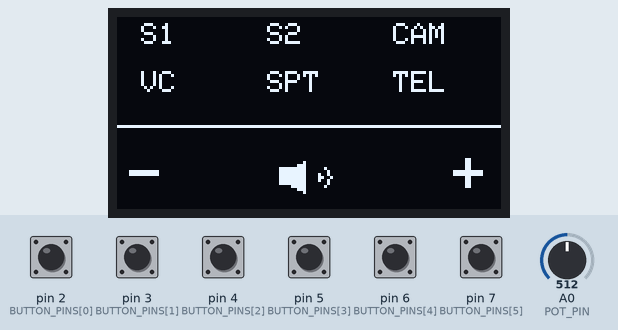
A sketch run on a simulated Arduino Uno, built with avr-gcc and run on an emulated ATmega328P. Parts: 128×64 one-colour display. The test bench sets the inputs (shaded band); at power-on: pin 2 (BUTTON_PINS[0]), pin 3 (BUTTON_PINS[1]), pin 4 (BUTTON_PINS[2]), pin 5 (BUTTON_PINS[3]), pin 6 (BUTTON_PINS[4]), pin 7 (BUTTON_PINS[5]) HIGH, A0 (POT_PIN) = 512. What the sketch prints to the serial monitor is not drawn.

Above: at 1.2 s.
1.3 s: A0 (POT_PIN) set to 716
2.8 s: A0 (POT_PIN) set to 306
4.3 s: A0 (POT_PIN) set to 0
At 5.1 s:
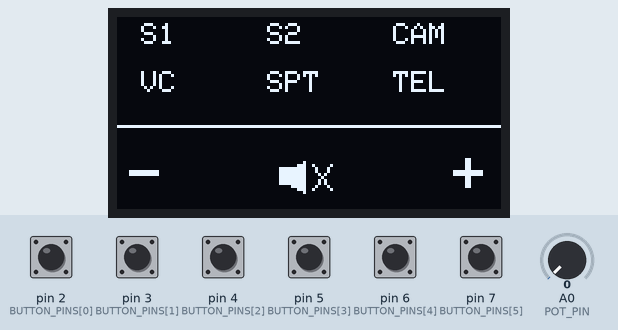
Timing chart, 0 to 7.3 s (numbered marks = the images above; inputs shaded):
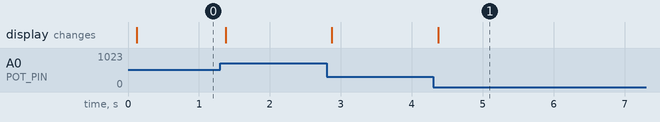

The sketch:

streamdeck.ino
```cpp
#include <Wire.h>
#include <Adafruit_GFX.h>
#include <Adafruit_SSD1306.h>

#define SCREEN_WIDTH 128
#define SCREEN_HEIGHT 64
#define OLED_RESET -1
Adafruit_SSD1306 display(SCREEN_WIDTH, SCREEN_HEIGHT, &Wire, OLED_RESET);

const uint8_t BUTTON_PINS[6] = {2, 3, 4, 5, 6, 7};
const uint8_t KEY_NUMBERS[6] = {13, 14, 15, 16, 17, 18};
const char* DEFAULT_LABELS[6] = {"S1", "S2", "CAM", "VC", "SPT", "TEL"};

// Indices of the two toggle-style buttons (CAM and VC)
const uint8_t CAM_INDEX = 2;
const uint8_t VC_INDEX = 3;

bool camToggleOn = false;
bool vcToggleOn = false;
bool camShowingToggle = false; // true = currently showing ON/OFF instead of "CAM"
bool vcShowingToggle = false;  // true = currently showing ON/OFF instead of "VC"

bool lastState[6] = {HIGH, HIGH, HIGH, HIGH, HIGH, HIGH};
unsigned long lastDebounceTime[6] = {0, 0, 0, 0, 0, 0};
const unsigned long DEBOUNCE_MS = 25;

const int POT_PIN = A0;
int lastVolPercent = -1;
unsigned long lastPotRead = 0;
const unsigned long POT_READ_INTERVAL = 50;

void setup() {
  Serial.begin(115200);

  for (uint8_t i = 0; i < 6; i++) {
    pinMode(BUTTON_PINS[i], INPUT_PULLUP);
  }

  if (!display.begin(SSD1306_SWITCHCAPVCC, 0x3C)) {
    // If display doesn't init, halt with a blinking indicator on D13
    pinMode(13, OUTPUT);
    while (true) {
      digitalWrite(13, !digitalRead(13));
      delay(200);
    }
  }

  display.clearDisplay();
  display.display();

  drawUI(0); // initial draw, volume unknown until first pot read
}

void loop() {
  handleButtons();
  handlePot();
}

void onButtonPressed(uint8_t index) {
  if (index == CAM_INDEX) {
    // Toggle CAM state and show ON/OFF
    camToggleOn = !camToggleOn;
    camShowingToggle = true;
  } else if (index == VC_INDEX) {
    // Toggle VC state and show ON/OFF
    vcToggleOn = !vcToggleOn;
    vcShowingToggle = true;
  } else {
    // Any other button press reverts CAM/VC labels back to default text
    camShowingToggle = false;
    vcShowingToggle = false;
  }
}

const char* getLabel(uint8_t index) {
  if (index == CAM_INDEX && camShowingToggle) {
    return camToggleOn ? "ON" : "OFF";
  }
  if (index == VC_INDEX && vcShowingToggle) {
    return vcToggleOn ? "ON" : "OFF";
  }
  return DEFAULT_LABELS[index];
}

void handleButtons() {
  for (uint8_t i = 0; i < 6; i++) {
    bool currentState = digitalRead(BUTTON_PINS[i]);

    if (currentState != lastState[i]) {
      lastDebounceTime[i] = millis();
    }

    if ((millis() - lastDebounceTime[i]) > DEBOUNCE_MS) {
      // Pressed = LOW because of INPUT_PULLUP wiring
      if (currentState == LOW && lastState[i] == HIGH) {
        Serial.print("KEY:");
        Serial.println(KEY_NUMBERS[i]);
        onButtonPressed(i);
        flashLabel(i);
      }
    }

    lastState[i] = currentState;
  }
}

void handlePot() {
  if (millis() - lastPotRead < POT_READ_INTERVAL) return;
  lastPotRead = millis();

  int raw = analogRead(POT_PIN);          // 0-1023
  int percent = map(raw, 0, 1023, 0, 100);

  // Small deadband so it doesn't jitter at the edges
  if (abs(percent - lastVolPercent) >= 1) {
    lastVolPercent = percent;
    Serial.print("VOL:");
    Serial.println(percent);
    drawUI(percent);
  }
}

void drawUI(int volPercent) {
  display.clearDisplay();
  display.setTextColor(SSD1306_WHITE);

  // 6 labels in a 3x2 grid (top area)
  display.setTextSize(1);
  int colW = SCREEN_WIDTH / 3;
  for (uint8_t i = 0; i < 6; i++) {
    int col = i % 3;
    int row = i / 3;
    int x = col * colW + 8;
    int y = row * 16 + 2;
    display.setCursor(x, y);
    display.print(getLabel(i));
  }

  // Divider line
  display.drawLine(0, 36, SCREEN_WIDTH, 36, SSD1306_WHITE);

  // Volume row: "-" on far left, speaker icon centered, "+" on far right
  int rowY = 44;     // top of this row's drawing area
  int rowH = 18;      // available height for icon

  // Minus sign (left)
  display.setTextSize(2);
  display.setCursor(4, rowY + 1);
  display.print("-");

  // Plus sign (right)
  display.setCursor(SCREEN_WIDTH - 16, rowY + 1);
  display.print("+");

  // Speaker icon (centered) - body + sound waves scaled by volume
  drawSpeakerIcon(SCREEN_WIDTH / 2, rowY + rowH / 2, volPercent);

  display.setTextSize(1);
  display.display();
}

void drawSpeakerIcon(int cx, int cy, int volPercent) {
  // Speaker body: small trapezoid+rectangle made of two filled triangles/rects
  int bodyW = 8;
  int bodyH = 10;
  int x = cx - 10;
  int y = cy - bodyH / 2;

  // Rectangle part of speaker body
  display.fillRect(x, y + 2, 4, bodyH - 4, SSD1306_WHITE);
  // Triangle (cone) part of speaker body
  display.fillTriangle(x + 4, y + 2, x + 4, y + bodyH - 2, x + bodyW, y, SSD1306_WHITE);
  display.fillTriangle(x + 4, y + bodyH - 2, x + bodyW, y, x + bodyW, y + bodyH, SSD1306_WHITE);

  // Sound wave arcs - number of arcs shown depends on volume level
  int numArcs = 0;
  if (volPercent > 0) numArcs = 1;
  if (volPercent > 33) numArcs = 2;
  if (volPercent > 66) numArcs = 3;

  int arcX = x + bodyW + 3;
  for (int i = 0; i < numArcs; i++) {
    int radius = 3 + i * 3;
    // Draw a partial arc using a circle clipped visually by only drawing right side
    for (int angle = -40; angle <= 40; angle += 10) {
      float rad = angle * 3.14159 / 180.0;
      int px = arcX + (int)(radius * cos(rad));
      int py = cy + (int)(radius * sin(rad));
      display.drawPixel(px, py, SSD1306_WHITE);
    }
  }

  if (volPercent == 0) {
    // Draw an "X" next to speaker to indicate muted
    display.drawLine(arcX, cy - 4, arcX + 6, cy + 4, SSD1306_WHITE);
    display.drawLine(arcX, cy + 4, arcX + 6, cy - 4, SSD1306_WHITE);
  }
}

void flashLabel(uint8_t index) {
  // Briefly invert the pressed button's label cell for visual feedback
  int col = index % 3;
  int row = index / 3;
  int colW = SCREEN_WIDTH / 3;
  int x = col * colW;
  int y = row * 16;

  display.fillRect(x, y, colW, 14, SSD1306_WHITE);
  display.setTextColor(SSD1306_BLACK);
  display.setCursor(x + 8, y + 2);
  display.print(getLabel(index));
  display.display();
  delay(80);

  drawUI(lastVolPercent < 0 ? 0 : lastVolPercent);
}
```

Measured:
- after the input at 4.3 s, the display: changes after 0.07 s (image 1)
